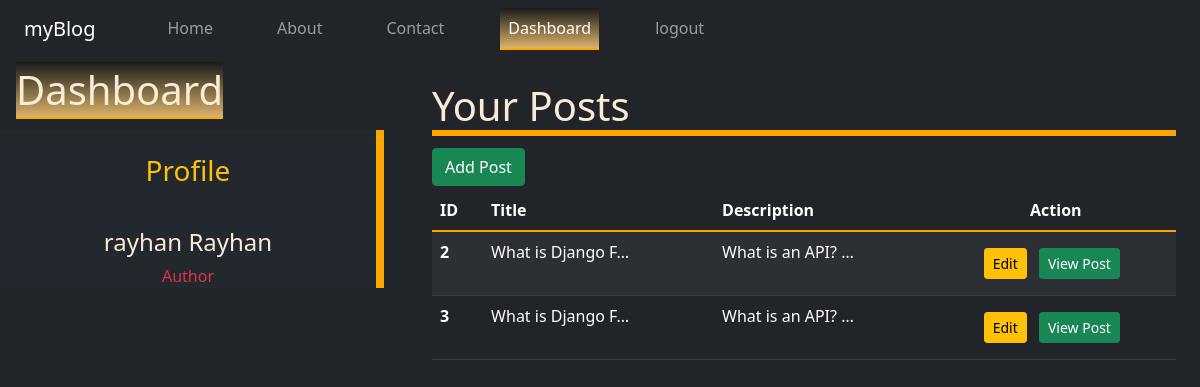
Page /dashboard/ (signed in) on the earlier database version.
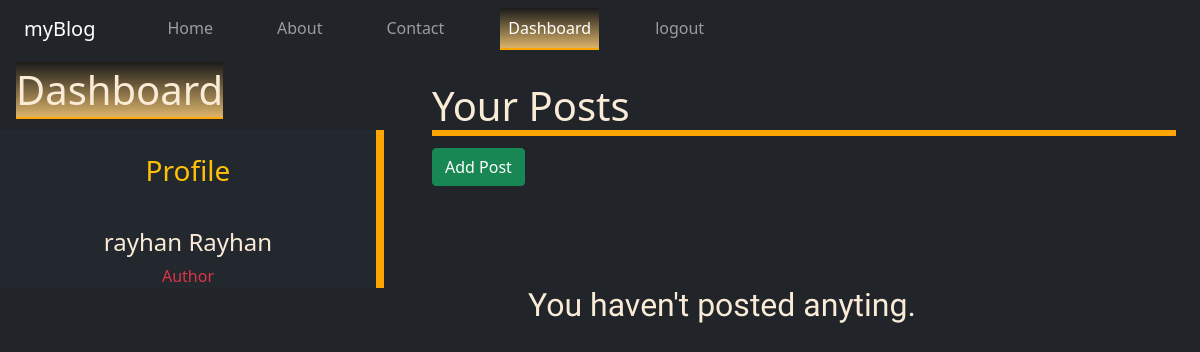
Same page on the later database version.
### blog/models.py (models this page shows)
class Post(models.Model):
    author = models.ForeignKey(User, on_delete=models.CASCADE)
    title = models.CharField(max_length=100)
    desc = models.TextField()

### blog/views.py (the view)
# urls.py: path('dashboard/', views.user_dashboard, name='dashboard'),
@login_required
def user_dashboard(request):
    if request.user.is_authenticated:
        if request.user.has_perm('blog.add_post'):
            posts = Post.objects.filter(author=request.user)
            gps = request.user.groups.all()
            if request.method == 'POST':
                if request.user.is_superuser:
                    form = AdminProfileForm(request.POST, instance=request.user)
                else:
                    form = UserProfileForm(request.POST, instance=request.user)
                if form.is_valid():
                    form.save()
                    return HttpResponseRedirect('/dashboard/')
            else:
                if request.user.is_superuser:
                    form = AdminProfileForm(instance=request.user)
                else:
                    form = UserProfileForm(instance=request.user)
            return render(request,'blog/dashboard.html',{'form':form,'dashboard':'active bb','post':posts,'gps':gps})
        else:
            return render(request,'blog/dashboard.html')
    else:
        return HttpResponseRedirect('/login/')

### blog/templates/blog/dashboard.html (shortened to what this page needs)
{% extends 'blog/base.html' %}
{% load static %}
{% block side %}
<div class="col-sm-4">
    <div class='ms-3 mt-2'>
        <h1 class='text-center bb' style='display:inline;'>Dashboard</h1>
    </div>
    <div class="container mt-3 bbr">
        <h3 class='text-center mb-3 pt-4 text-warning'>Profile</h3>
        <div class='text-center'>
        </div>
        <h4 class='text-center'>
            {{request.user.first_name}} {{request.user.last_name}}
        </h4>
        {% if request.user.is_superuser %}
        <p class='text-center text-danger'>Admin</p>
        {% else %}
        {% for group in gps %}
        <p class='text-center text-danger'>{{group.name}}</p>
        {% endfor %}
        {% endif %}
    </div>
</div>
{% endblock side %}
{% block content %}
<div class="col-sm-8">
    <div class="container">
        <div>
            <h1 class='bbt mt-4'>Your Posts</h1>
            <div>
                {% if perms.blog.add_post %}
                <a href="{% url 'blog:add_post' %}" class='btn btn-success my-1'>Add Post</a>
                {% endif %}
            </div>
            {% if post %}
            <table class="table table-dark table-striped table-hover">
                <thead class='bb'>
                    <tr>
                        <th scope="col">ID</th>
                        <th scope="col">Title</th>
                        <th scope="col">Description</th>
                        <th scope="col" class='text-center'>Action</th>
                    </tr>
                </thead>
                <tbody>
                    {% for pt in post %}
                    <tr>
                        <th scope="row">{{pt.id}}</th>
                        <td>{{pt.title|truncatechars:17}}</td>
                        <td>{{pt.desc|truncatechars:20}}</td>
                        <td class='text-center'>
                            <a href="{% url 'blog:update' pt.id %}" class='btn btn-warning  btn-sm my-2'>Edit</a>
                            <a href="{% url 'blog:detail' pt.id %}" class='btn btn-success btn-sm my-2 mx-2'>View Post</a>
                        </td>
                    </tr>
                    {% endfor %}
                    {% else %}
                    <h2 class='mt-5 ms-5 pt-5 ps-5'>You haven't posted anyting.</h2>
                    {% endif %}
                </tbody>
            </table>
        </div>
    </div>
</div>
{% endblock content %}

Differences in the rows shown:
removed Post: id "2", title "What is Django F…", desc "What is an API? …"
removed Post: id "3", title "What is Django F…", desc "What is an API? …"
Other differences:
text no longer shown: "ID Title Description Action"
text now shown: "You haven't posted anyting."
